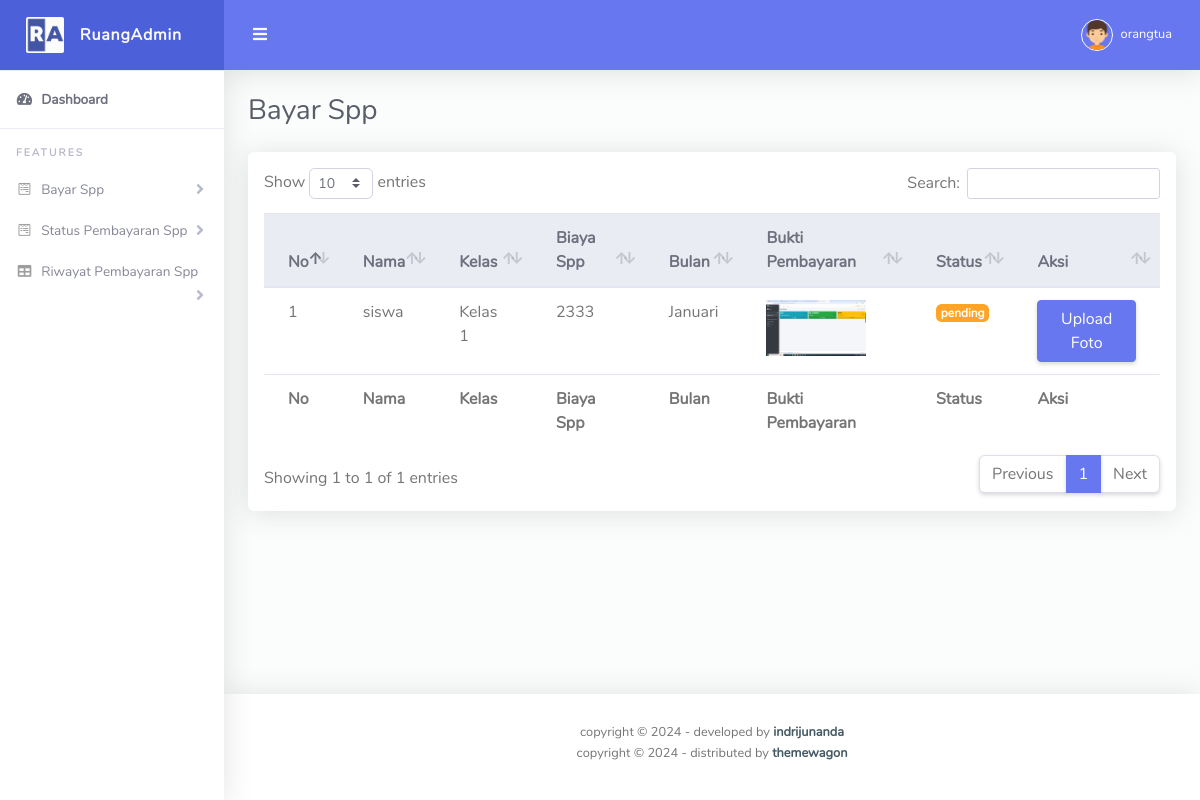
The page /orangtua/bayar.php (signed in) on the database its author committed.
### tables this page shows
CREATE TABLE `pembayaran_221043` (
  `id_221043` int(11) NOT NULL,
  `siswa_id_221043` int(11) DEFAULT NULL,
  `spp_id_221043` int(11) DEFAULT NULL,
  `tanggal_bayar_221043` date DEFAULT NULL,
  `bukti_pembayaran_221043` varchar(255) DEFAULT NULL,
  `bulan_221043` varchar(255) NOT NULL,
  `status_221043` enum('pending','lunas') DEFAULT 'pending'
);

CREATE TABLE `siswa_221043` (
  `id_221043` int(11) NOT NULL,
  `nama_221043` varchar(255) NOT NULL,
  `username_221043` varchar(255) NOT NULL,
  `id_kelas_221043` int(11) NOT NULL,
  `alamat_221043` text DEFAULT NULL,
  `orangtua_id_221043` int(11) DEFAULT NULL,
  `password_221043` varchar(255) NOT NULL
);

CREATE TABLE `kelas_221043` (
  `id_221043` int(11) NOT NULL,
  `kelas_221043` varchar(255) NOT NULL
);

CREATE TABLE `spp_221043` (
  `id_221043` int(11) NOT NULL,
  `id_kelas_221043` int(11) NOT NULL,
  `biaya_221043` decimal(10,0) NOT NULL
);

### orangtua/bayar.php (the view, shortened to what this page needs)
<?php
include '../koneksi.php';
$orangtua_id = $_SESSION['id_orangtua'];
?>
<!DOCTYPE html>
<html lang="en">
<head>
  <link href="../assets/vendor/fontawesome-free/css/all.min.css" rel="stylesheet" type="text/css">
  <link href="../assets/vendor/bootstrap/css/bootstrap.min.css" rel="stylesheet" type="text/css">
  <link href="../assets/css/ruang-admin.min.css" rel="stylesheet">
  <link href="../assets/vendor/datatables/dataTables.bootstrap4.min.css" rel="stylesheet">
</head>
<body id="page-top">
  <div id="wrapper">
    <ul class="navbar-nav sidebar sidebar-light accordion" id="accordionSidebar">
      <a class="sidebar-brand d-flex align-items-center justify-content-center" href="index.php">
        <div class="sidebar-brand-icon">
          <img src="img/logo/logo2.png">
        </div>
        <div class="sidebar-brand-text mx-3">RuangAdmin</div>
      </a>
      <hr class="sidebar-divider my-0">
      <li class="nav-item active">
        <a class="nav-link" href="index.php">
          <i class="fas fa-fw fa-tachometer-alt"></i>
          <span>Dashboard</span></a>
      </li>
      <hr class="sidebar-divider">
      <div class="sidebar-heading">
        Features
      </div>
      <li class="nav-item">
        <a class="nav-link collapsed" href="#" data-toggle="collapse" data-target="#bayar" aria-expanded="true"
          aria-controls="collapseForm">
          <i class="fab fa-fw fa-wpforms"></i>
          <span>Bayar Spp</span>
        </a>
      </li>
      <li class="nav-item">
        <a class="nav-link collapsed" href="#" data-toggle="collapse" data-target="#collapseForm" aria-expanded="true"
          aria-controls="collapseForm">
          <i class="fab fa-fw fa-wpforms"></i>
          <span>Status Pembayaran Spp</span>
        </a>
      </li>
      <li class="nav-item">
        <a class="nav-link collapsed" href="#" data-toggle="collapse" data-target="#collapseTable" aria-expanded="true"
          aria-controls="collapseTable">
          <i class="fas fa-fw fa-table"></i>
          <span>Riwayat Pembayaran Spp</span>
        </a>
      </li>
    </ul>
    <div id="content-wrapper" class="d-flex flex-column">
      <div id="content">
        <nav class="navbar navbar-expand navbar-light bg-navbar topbar mb-4 static-top">
          <button id="sidebarToggleTop" class="btn btn-link rounded-circle mr-3">
            <i class="fa fa-bars"></i>
          </button>
          <ul class="navbar-nav ml-auto">
            <li class="nav-item dropdown no-arrow">
              <a class="nav-link dropdown-toggle" href="#" id="userDropdown" role="button" data-toggle="dropdown"
                aria-haspopup="true" aria-expanded="false">
                <img class="img-profile rounded-circle" src="../assets/img/boy.png" style="max-width: 60px">
                <span class="ml-2 d-none d-lg-inline text-white small"><?= $_SESSION['nama_orangtua'] ?></span>
              </a>
            </li>
          </ul>
        </nav>
        <div class="container-fluid" id="container-wrapper">
          <div class="d-sm-flex align-items-center justify-content-between mb-4">
            <h1 class="h3 mb-0 text-gray-800">Bayar Spp</h1>
          </div>
          <div class="row">
            <div class="col-lg-12">
              <div class="card mb-4">
                <div class="table-responsive p-3">
                  <table class="table align-items-center table-flush" id="dataTable">
                    <thead class="thead-light">
                      <tr>
                        <th>No</th>
                        <th>Nama</th>
                        <th>Kelas</th>
                        <th>Biaya Spp</th>
                        <th>Bulan</th>
                        <th>Bukti Pembayaran</th>
                        <th>Status</th>
                        <th>Aksi</th>
                      </tr>
                    </thead>
                    <tfoot>
                      <tr>
                        <th>No</th>
                        <th>Nama</th>
                        <th>Kelas</th>
                        <th>Biaya Spp</th>
                        <th>Bulan</th>
                        <th>Bukti Pembayaran</th>
                        <th>Status</th>
                        <th>Aksi</th>
                      </tr>
                    </tfoot>
                    <tbody>
                      <?php
                      $no = 1;
                      $tampil = mysqli_query($koneksi, "SELECT
                                                            pembayaran_221043.*,
                                                            siswa_221043.nama_221043 AS nama_siswa,
                                                            spp_221043.biaya_221043 AS biaya_spp,
                                                            kelas_221043.kelas_221043 AS kelas
                                                        FROM
                                                            pembayaran_221043
                                                        JOIN
                                                            siswa_221043 ON pembayaran_221043.siswa_id_221043 = siswa_221043.id_221043
                                                        JOIN
                                                            kelas_221043 ON siswa_221043.id_kelas_221043 = kelas_221043.id_221043
                                                        JOIN
                                                            spp_221043 ON siswa_221043.id_kelas_221043 = spp_221043.id_kelas_221043
                                                        WHERE
                                                            siswa_221043.orangtua_id_221043 = '$orangtua_id'
                                                        ");
                      while($data = mysqli_fetch_array($tampil)):
                      ?>
                        <tr>
                          <td><?= $no++ ?></td>
                          <td><?= $data['nama_siswa'] ?></td>
                          <td><?= $data['kelas'] ?></td>
                          <td><?= $data['biaya_spp'] ?></td>
                          <td><?= $data['bulan_221043'] ?></td>
                          <td>
                            <?php if (!empty($data['bukti_pembayaran_221043'])): ?>
                                <img src="<?= $data['bukti_pembayaran_221043'] ?>" alt="Bukti Pembayaran" style="max-width: 100px; max-height: 100px;">
                            <?php else: ?>
                                <span>Tidak ada bukti pembayaran</span>
                            <?php endif; ?>
                        </td>
                          <td>
                          <?php if ($data['status_221043'] == 'pending'): ?>
                            <span class="badge badge-warning"><?= $data['status_221043'] ?></span>
                          <?php else: ?>
                            <span class="badge badge-success"><?= $data['status_221043'] ?></span>
                          <?php endif; ?>
                          </td>
                          <td>
                            <button class="btn btn-primary" data-toggle="modal" data-target="#uploadModal<?= $data['id_221043'] ?>">
                              Upload Foto
                            </button>
                          </td>
                        </tr>
                      <?php endwhile; ?>
                      </tbody>
                  </table>
                </div>
              </div>
            </div>
          </div>
        </div>
      </div>
      <footer class="sticky-footer bg-white">
        <div class="container my-auto">
          <div class="copyright text-center my-auto">
            <span>copyright &copy; <script> document.write(new Date().getFullYear()); </script> - developed by
              <b><a href="https://indrijunanda.gitlab.io/" target="_blank">indrijunanda</a></b>
            </span>
          </div>
        </div>
        <div class="container my-auto py-2">
          <div class="copyright text-center my-auto">
            <span>copyright &copy; <script> document.write(new Date().getFullYear()); </script> - distributed by
              <b><a href="https://themewagon.com/" target="_blank">themewagon</a></b>
            </span>
          </div>
        </div>
      </footer>
    </div>
  </div>
</body>
</html>

### rows shown on the page
pembayaran_221043: siswa_id_221043.nama_221043 "siswa", kelas_221043.kelas_221043 "Kelas 1", spp_id_221043.biaya_221043 "2333", bulan_221043 "Januari", bukti_pembayaran_221043 (picture), status_221043 "pending"

### other values the page prints
$_SESSION['nama_orangtua'] "orangtua"
